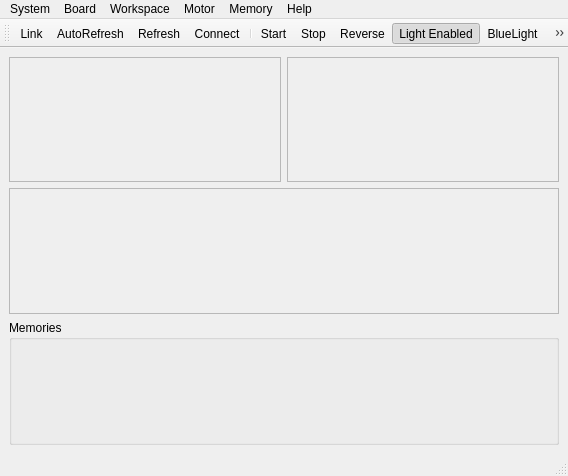
<?xml version="1.0" encoding="UTF-8"?>
<ui version="4.0">
 <class>BasicWindow</class>
 <widget class="QMainWindow" name="BasicWindow">
  <property name="geometry">
   <rect>
    <x>0</x>
    <y>0</y>
    <width>568</width>
    <height>476</height>
   </rect>
  </property>
  <property name="windowTitle">
   <string>DsmCP - Basic</string>
  </property>
  <widget class="QWidget" name="centralwidget">
   <layout class="QVBoxLayout" name="verticalLayout">
    <item>
     <layout class="QHBoxLayout" name="horizontalLayout">
      <item>
       <widget class="QSpeed" name="widgetSpeed">
        <property name="frameShape">
         <enum>QFrame::StyledPanel</enum>
        </property>
        <property name="frameShadow">
         <enum>QFrame::Raised</enum>
        </property>
       </widget>
      </item>
      <item>
       <widget class="QTorque" name="widgetTorque">
        <property name="frameShape">
         <enum>QFrame::StyledPanel</enum>
        </property>
        <property name="frameShadow">
         <enum>QFrame::Raised</enum>
        </property>
       </widget>
      </item>
     </layout>
    </item>
    <item>
     <widget class="QError" name="frameError">
      <property name="frameShape">
       <enum>QFrame::StyledPanel</enum>
      </property>
      <property name="frameShadow">
       <enum>QFrame::Raised</enum>
      </property>
     </widget>
    </item>
    <item>
     <widget class="QMemories" name="groupBoxMemories">
      <property name="title">
       <string>Memories</string>
      </property>
     </widget>
    </item>
   </layout>
  </widget>
  <widget class="QMenuBar" name="menuBar">
   <property name="geometry">
    <rect>
     <x>0</x>
     <y>0</y>
     <width>568</width>
     <height>22</height>
    </rect>
   </property>
   <widget class="QMenu" name="menuSystem">
    <property name="title">
     <string>System</string>
    </property>
    <addaction name="actionLink"/>
    <addaction name="actionConnect"/>
    <addaction name="actionRefresh"/>
    <addaction name="actionAutoRefresh"/>
    <addaction name="separator"/>
    <addaction name="actionQuit"/>
   </widget>
   <widget class="QMenu" name="menuMotor">
    <property name="title">
     <string>Motor</string>
    </property>
    <addaction name="actionMotorMode"/>
    <addaction name="actionMotorStart"/>
    <addaction name="actionMotorStop"/>
    <addaction name="actionLightEnabled"/>
    <addaction name="actionLightBlue"/>
    <addaction name="actionMotorReverse"/>
   </widget>
   <widget class="QMenu" name="menuHelp">
    <property name="title">
     <string>Help</string>
    </property>
    <addaction name="actionHelp"/>
    <addaction name="actionAbout"/>
    <addaction name="actionRegistersView"/>
   </widget>
   <widget class="QMenu" name="menuWorkspace">
    <property name="title">
     <string>Workspace</string>
    </property>
   </widget>
   <widget class="QMenu" name="menuBoard">
    <property name="title">
     <string>Board</string>
    </property>
    <addaction name="actionFirmReset"/>
    <addaction name="actionAPISendFirmware"/>
    <addaction name="actionAboutBoard"/>
    <addaction name="actionRebootBoard"/>
   </widget>
   <widget class="QMenu" name="menuMemory">
    <property name="title">
     <string>Memory</string>
    </property>
    <addaction name="actionStore"/>
   </widget>
   <addaction name="menuSystem"/>
   <addaction name="menuBoard"/>
   <addaction name="menuWorkspace"/>
   <addaction name="menuMotor"/>
   <addaction name="menuMemory"/>
   <addaction name="menuHelp"/>
  </widget>
  <widget class="QStatusBar" name="statusBar"/>
  <widget class="QToolBar" name="toolBar">
   <property name="windowTitle">
    <string>toolBar</string>
   </property>
   <attribute name="toolBarArea">
    <enum>TopToolBarArea</enum>
   </attribute>
   <attribute name="toolBarBreak">
    <bool>false</bool>
   </attribute>
   <addaction name="actionLink"/>
   <addaction name="actionAutoRefresh"/>
   <addaction name="actionRefresh"/>
   <addaction name="actionConnect"/>
   <addaction name="separator"/>
   <addaction name="actionMotorStart"/>
   <addaction name="actionMotorStop"/>
   <addaction name="actionMotorReverse"/>
   <addaction name="actionLightEnabled"/>
   <addaction name="actionLightBlue"/>
   <addaction name="separator"/>
   <addaction name="actionMotorMode"/>
   <addaction name="separator"/>
  </widget>
  <action name="actionLink">
   <property name="checkable">
    <bool>true</bool>
   </property>
   <property name="icon">
    <iconset resource="../res/img.qrc">
     <normaloff>:/img/32/unlink.png</normaloff>
     <normalon>:/img/32/link.png</normalon>
     <activeoff>:/img/32/link.png</activeoff>
     <activeon>:/img/32/unlink.png</activeon>:/img/32/unlink.png</iconset>
   </property>
   <property name="text">
    <string>Link</string>
   </property>
   <property name="toolTip">
    <string>Link DCP to board</string>
   </property>
  </action>
  <action name="actionMotorStart">
   <property name="icon">
    <iconset>
     <normalon>:/img/32/start.png</normalon>
    </iconset>
   </property>
   <property name="text">
    <string>Start</string>
   </property>
   <property name="toolTip">
    <string>Start the motor</string>
   </property>
   <property name="shortcut">
    <string>F2</string>
   </property>
  </action>
  <action name="actionLightEnabled">
   <property name="checkable">
    <bool>true</bool>
   </property>
   <property name="checked">
    <bool>true</bool>
   </property>
   <property name="icon">
    <iconset resource="../res/img.qrc">
     <normaloff>:/img/32/light-off.png</normaloff>
     <normalon>:/img/32/light-on.png</normalon>
     <activeoff>:/img/32/light-on.png</activeoff>
     <activeon>:/img/32/light-off.png</activeon>:/img/32/light-off.png</iconset>
   </property>
   <property name="text">
    <string>Light Enabled</string>
   </property>
   <property name="toolTip">
    <string>Enable/disable Light</string>
   </property>
   <property name="shortcut">
    <string>F4</string>
   </property>
  </action>
  <action name="actionLightBlue">
   <property name="checkable">
    <bool>true</bool>
   </property>
   <property name="icon">
    <iconset resource="../res/img.qrc">
     <normaloff>:/img/32/light.png</normaloff>
     <normalon>:/img/32/light-blue.png</normalon>
     <activeoff>:/img/32/light-blue.png</activeoff>
     <activeon>:/img/32/light.png</activeon>:/img/32/light.png</iconset>
   </property>
   <property name="text">
    <string>BlueLight</string>
   </property>
   <property name="toolTip">
    <string>Switch white / blue light</string>
   </property>
   <property name="shortcut">
    <string>F9</string>
   </property>
  </action>
  <action name="actionMotorReverse">
   <property name="checkable">
    <bool>true</bool>
   </property>
   <property name="icon">
    <iconset resource="../res/img.qrc">
     <normaloff>:/img/32/clockwise.png</normaloff>
     <normalon>:/img/32/counterclockwise.png</normalon>
     <activeoff>:/img/32/counterclockwise.png</activeoff>
     <activeon>:/img/32/clockwise.png</activeon>:/img/32/clockwise.png</iconset>
   </property>
   <property name="text">
    <string>Reverse</string>
   </property>
   <property name="toolTip">
    <string>Reverses the motor rotation direction</string>
   </property>
   <property name="shortcut">
    <string>F7</string>
   </property>
  </action>
  <action name="actionAbout">
   <property name="text">
    <string>About ...</string>
   </property>
   <property name="shortcut">
    <string>Ctrl+F1</string>
   </property>
  </action>
  <action name="actionQuit">
   <property name="text">
    <string>Quit</string>
   </property>
   <property name="shortcut">
    <string>Ctrl+Q</string>
   </property>
  </action>
  <action name="actionAutoRefresh">
   <property name="checkable">
    <bool>true</bool>
   </property>
   <property name="icon">
    <iconset>
     <normalon>:/img/32/autorefresh.png</normalon>
    </iconset>
   </property>
   <property name="text">
    <string>AutoRefresh</string>
   </property>
  </action>
  <action name="actionUnlink">
   <property name="icon">
    <iconset>
     <normalon>:/img/32/unlink.png</normalon>
    </iconset>
   </property>
   <property name="text">
    <string>Unlink</string>
   </property>
   <property name="toolTip">
    <string>Unlink DCP from board</string>
   </property>
  </action>
  <action name="actionRefresh">
   <property name="icon">
    <iconset>
     <normalon>:/img/32/refresh.png</normalon>
    </iconset>
   </property>
   <property name="text">
    <string>Refresh</string>
   </property>
   <property name="toolTip">
    <string>Refresh</string>
   </property>
   <property name="shortcut">
    <string>F5</string>
   </property>
  </action>
  <action name="actionHelp">
   <property name="icon">
    <iconset>
     <normalon>:/img/32/help.png</normalon>
    </iconset>
   </property>
   <property name="text">
    <string>Help</string>
   </property>
   <property name="shortcut">
    <string>F1</string>
   </property>
  </action>
  <action name="actionMotorStop">
   <property name="icon">
    <iconset>
     <normalon>:/img/32/stop.png</normalon>
    </iconset>
   </property>
   <property name="text">
    <string>Stop</string>
   </property>
   <property name="toolTip">
    <string>Stop the motor</string>
   </property>
   <property name="shortcut">
    <string>F3</string>
   </property>
  </action>
  <action name="actionFirmReset">
   <property name="text">
    <string>Frimware Reset...</string>
   </property>
   <property name="toolTip">
    <string>Reset the firmware settings</string>
   </property>
  </action>
  <action name="actionAPISendFirmware">
   <property name="text">
    <string>Send Firmware...</string>
   </property>
  </action>
  <action name="actionAboutBoard">
   <property name="text">
    <string>About board...</string>
   </property>
  </action>
  <action name="actionMotorMode">
   <property name="icon">
    <iconset resource="../res/img.qrc">
     <normaloff>:/img/32/parameters.png</normaloff>:/img/32/parameters.png</iconset>
   </property>
   <property name="text">
    <string>Motor mode...</string>
   </property>
   <property name="toolTip">
    <string>Show motor mode dialog</string>
   </property>
   <property name="shortcut">
    <string>F10</string>
   </property>
  </action>
  <action name="actionRegistersView">
   <property name="text">
    <string>Registers view</string>
   </property>
   <property name="shortcut">
    <string>Shift+F1</string>
   </property>
  </action>
  <action name="actionConnect">
   <property name="icon">
    <iconset resource="../res/img.qrc">
     <normaloff>:/img/32/key.png</normaloff>:/img/32/key.png</iconset>
   </property>
   <property name="text">
    <string>Connect...</string>
   </property>
   <property name="toolTip">
    <string>Connect</string>
   </property>
  </action>
  <action name="actionRebootBoard">
   <property name="text">
    <string>Reboot</string>
   </property>
   <property name="toolTip">
    <string>Reboot the board</string>
   </property>
  </action>
  <action name="actionStore">
   <property name="checkable">
    <bool>true</bool>
   </property>
   <property name="icon">
    <iconset resource="../res/img.qrc">
     <normaloff>:/img/24/memory-set.png</normaloff>:/img/24/memory-set.png</iconset>
   </property>
   <property name="text">
    <string>Store</string>
   </property>
  </action>
 </widget>
 <customwidgets>
  <customwidget>
   <class>QSpeed</class>
   <extends>QFrame</extends>
   <header>..widget.qspeed</header>
   <container>1</container>
  </customwidget>
  <customwidget>
   <class>QError</class>
   <extends>QFrame</extends>
   <header>..widget.qerror</header>
   <container>1</container>
  </customwidget>
  <customwidget>
   <class>QTorque</class>
   <extends>QFrame</extends>
   <header>..widget.qtorque</header>
   <container>1</container>
  </customwidget>
  <customwidget>
   <class>QMemories</class>
   <extends>QGroupBox</extends>
   <header>..widget.qmemories</header>
   <container>1</container>
  </customwidget>
 </customwidgets>
 <resources>
  <include location="../res/img.qrc"/>
 </resources>
 <connections>
  <connection>
   <sender>actionQuit</sender>
   <signal>triggered()</signal>
   <receiver>BasicWindow</receiver>
   <slot>close()</slot>
   <hints>
    <hint type="sourcelabel">
     <x>-1</x>
     <y>-1</y>
    </hint>
    <hint type="destinationlabel">
     <x>204</x>
     <y>237</y>
    </hint>
   </hints>
  </connection>
 </connections>
</ui>
